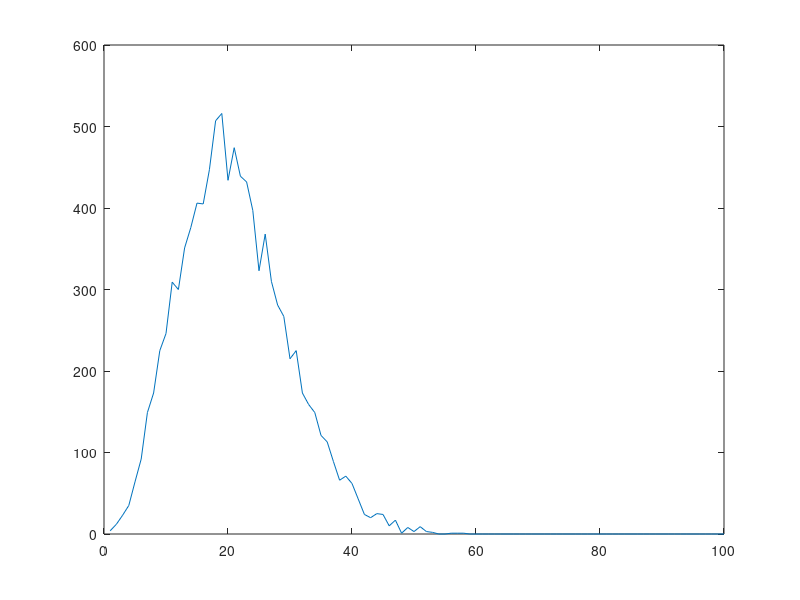

Write MATLAB code to recreate this figure. (Note: this script raises an error after producing the figure.)
trials=1e4;
steps=20;

% for alpha=1:7

alpha=1;
polar=zeros(steps,1);
azm=zeros(steps,1);
%% First step
r=1;
azm(1)=rand()*2*pi;
polar(1) = acos(2*rand()-1);

%% Next steps
D=[];
for i=1:trials %>>>>>>>>>>>>>>>>>>>>>>>>>>>>>>>>>>>>>>>>>>becareful for should be up
M=steps-1;
polar(2:end)=acos(2*rand(M,1).^(1/alpha)-1);
azm(2:end)=rand(M,1)*2*pi;
x=sin(polar).*cos(azm);
y=sin(polar).*sin(azm);
z=cos(polar);
X=sum(x);
Y=sum(y);
Z=sum(z);
distance=sqrt(X^2+Y^2+Z^2);
D=[D;distance];
end
% hist(D)

%% Binning
bins=100;
delt=steps/bins;
range_end=0;
prob=[];
COV=[];
for i=1:bins
   range_start=range_end;
   range_end=range_start+delt;
   interim=D(D>=range_start & D<=range_end); 
   
   prob(i)=length(interim);
   COV(i)=std( interim) / sqrt( length( interim ))/prob(i);
end

%% Plotting
plot(prob);

% hold on
% end

%% large equation
clear X Y Z
N=20;
rmax=20;
r=1;
i=1;
p_check=[];
for r=0:0.1:rmax
ro=r/rmax;
L= @(x) 1/tanh(x)-1/x-ro;
x0=0.5;
linv = fzero(L,x0);
p_check(i)=ro*linv/(rmax*sqrt((pi/(2*N^3))*(1-ro^2-2*ro/(linv)))) * exp(-N*ro*linv) * (sinh(linv)/linv)^N;
i=i+1;
end

semilogy(p_check)
% hold on
% semilogy(prob)

%% Coefficient of variation
% figure,plot(COV)